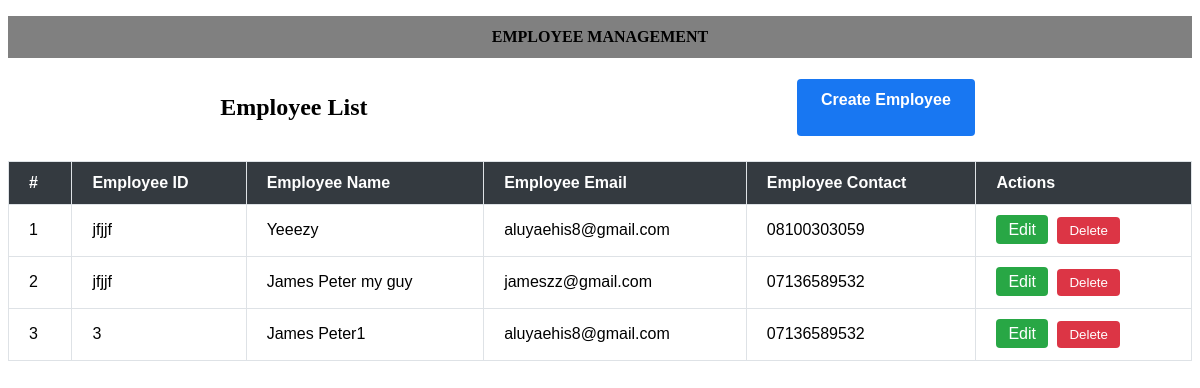
The app's page /, older data.
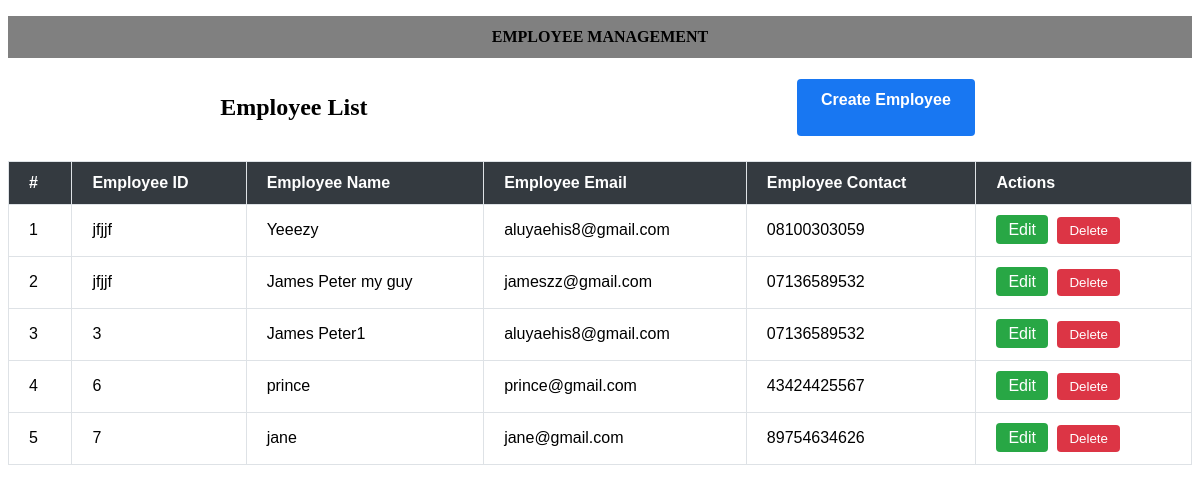
The same page, newer data.
### employee/models.py (models this page shows, shortened)
class Employee(models.Model):
    employee_id = models.CharField(max_length=30)
    employee_name = models.CharField(max_length=100)
    employee_email = models.EmailField()
    employee_contact = models.CharField(max_length=20)

### employee/views.py (the view)
# urls.py: path('', employee_list, name='list'),
def employee_list(request):
     employee = Employee.objects.all()
     return render(request, 'list.html', {'employee':employee})

### employee/templates/list.html (shortened to what this page needs)
{% extends 'base.html' %}
{% load static %}
{% block content %}
<div class="arrange">
  <h2><span class="emp_class1">Employee</span> <span class="emp_span2">List</span></h2>
  <a class="class-btn" href="{% url 'create' %}">Create Employee</a>
</div>
<table class="table table-bordered">
  <thead class="table-dark">
    <tr>
      <th>#</th>
      <th>Employee ID</th>
      <th>Employee Name</th>
      <th>Employee Email</th>
      <th>Employee Contact</th>
      <th>Actions</th>
    </tr>
  </thead>
  <tbody>
    {% if employee %}
    {% for emp in employee %}
    <tr>
      <td>{{ forloop.counter }}</td>
      <td>{{ emp.employee_id }}</td>
      <td>{{ emp.employee_name }}</td>
      <td>{{ emp.employee_email }}</td>
      <td>{{ emp.employee_contact }}</td>
      <td>
        <a href="{% url 'update' emp.pk %}" class="btn btn-success">Edit</a>
        <form action="{% url 'delete' emp.pk %}" method="post" style="display: inline;">
          <button type="submit" class="btn btn-danger" onclick="return confirm('Are you sure you want to delete this Employee?')">Delete</button>
        </form>
      </td>
    </tr>
    {% endfor %} {% else %}
    <tr>
      <td class="message">No employee found!</td>
    </tr>
    {%endif%}
  </tbody>
</table>
{% endblock %}

Row changes from the older to the newer data that the page shows:
added Employee: employee_id "6", employee_name "prince", employee_email "prince@gmail.com", employee_contact "43424425567"
added Employee: employee_id "7", employee_name "jane", employee_email "jane@gmail.com", employee_contact "89754634626"
